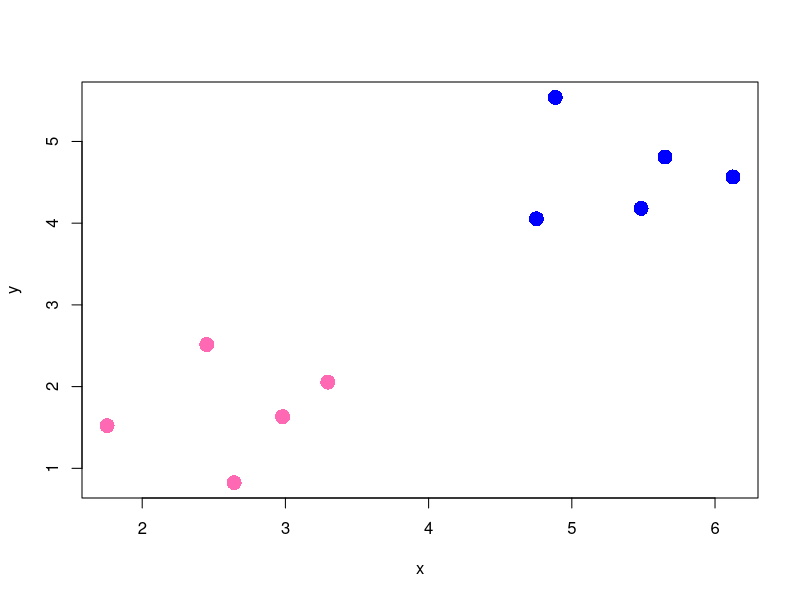
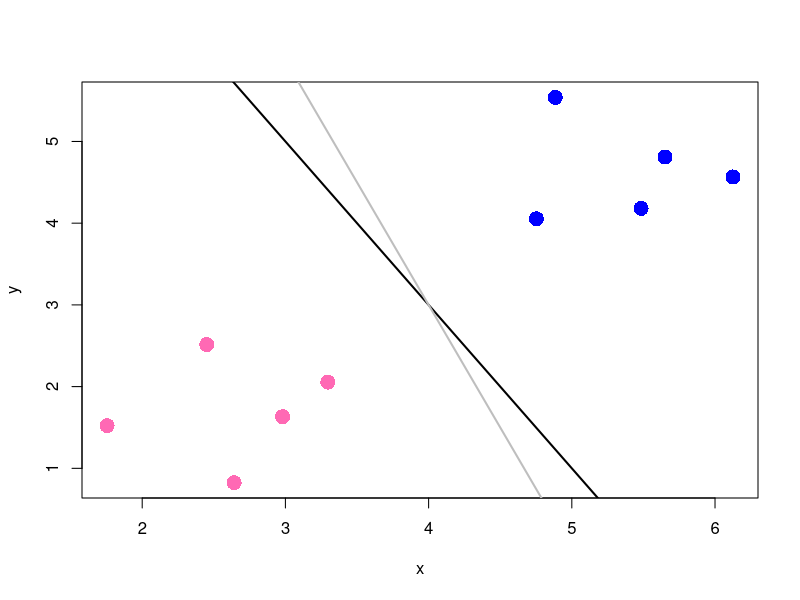
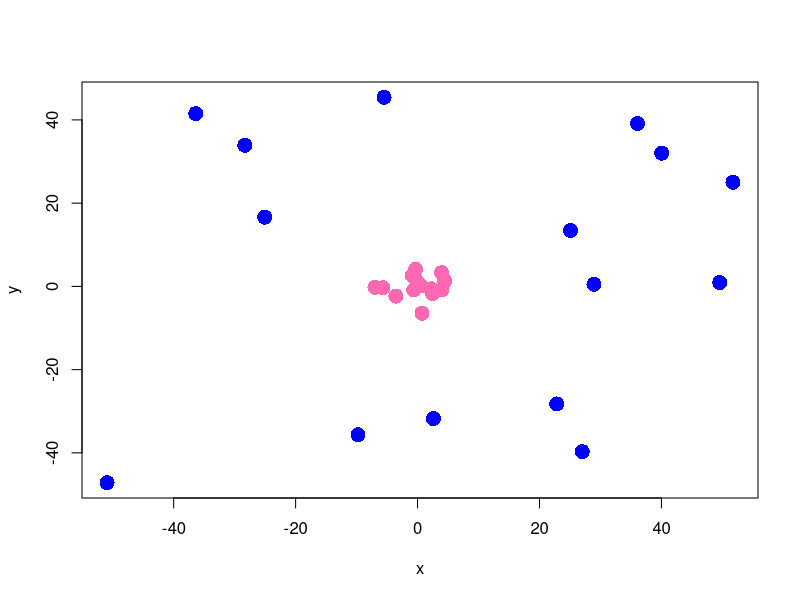
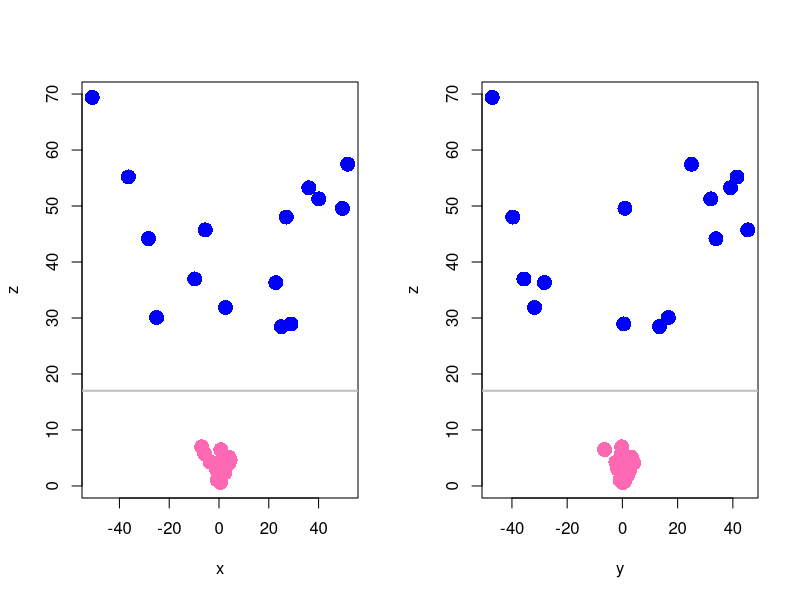
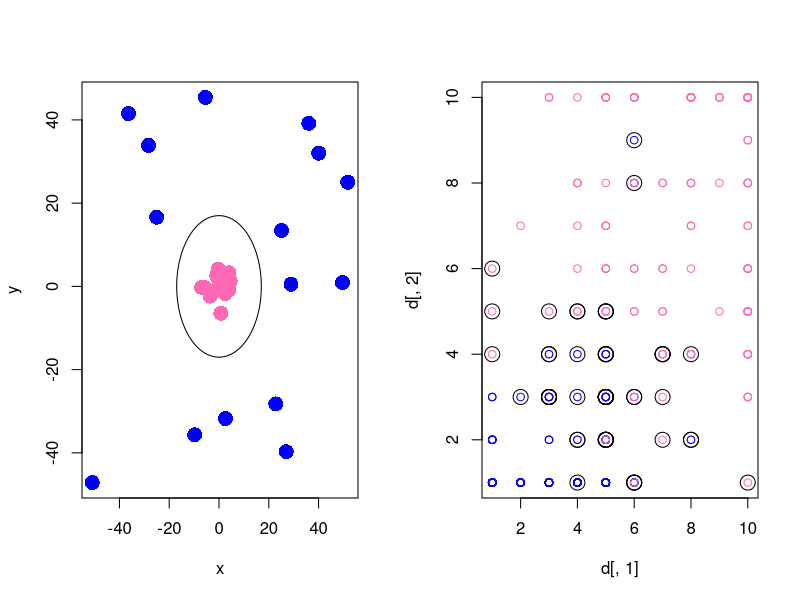
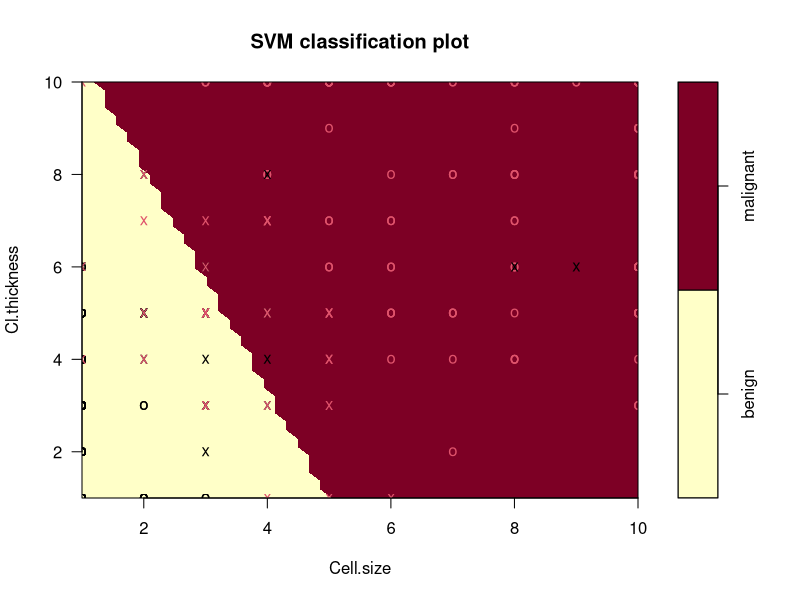

The R script that drew these images, in order:
## ---- chunk 1
knitr::opts_chunk$set(echo = TRUE, root.dir = "~/dropbox/github/csslab2019/lab03/")
## ---- chunk 2
set.seed(0406)
x <- c(rnorm(5, 2, .5), rnorm(5, 5, .5))
y <- c(rnorm(5, 2, .5), rnorm(5, 5, .5))
plot(x = x, y = y, col = c(rep("hotpink", 5), rep("blue", 5)), pch = 16, cex = 2)
## ---- chunk 3
plot(x = x, y = y, col = c(rep("hotpink", 5), rep("blue", 5)), pch = 16, cex = 2)
abline(11,-2, lwd = 2)
abline(15,-3, col = "grey", lwd = 2)
## ---- chunk 4
set.seed(0406)
ang <- 2*pi*rnorm(30) #random angle
r <- c(2*rnorm(15, 2, 1), 10*rnorm(15, 5, 1)) #random radius (different bw classes)
x <- r * cos(ang) ## x coord
y <- r * sin(ang) ## y coord
plot(x = x, y = y, col = c(rep("hotpink", 15), rep("blue", 15)), pch = 16, cex = 2)
## ---- chunk 5
z <- sqrt(x^2 + y^2)
par(mfrow = c(1,2))
plot(x = x, y = z, col = c(rep("hotpink", 15), rep("blue", 15)), pch = 16, cex = 2)
abline(h = 17, col = "grey", lwd = 2)
plot(x = y, y = z, col = c(rep("hotpink", 15), rep("blue", 15)), pch = 16, cex = 2)
abline(h = 17, col = "grey", lwd = 2)
## ---- chunk 6
plot(x = x, y = y, col = c(rep("hotpink", 15), rep("blue", 15)), pch = 16, cex = 2)
radius <- 17
theta <- seq(0, 2*pi, length = 200)
lines(x = radius * cos(theta), y = radius * sin(theta))
## ---- chunk 7
library(mlbench)
data(BreastCancer)
table(BreastCancer$Class)
## ---- chunk 8
library(e1071)
set.seed(0406)
BreastCancer <- BreastCancer[complete.cases(BreastCancer), ]
train_idx <- sample(1:nrow(BreastCancer), 400)
test_idx <- (1:nrow(BreastCancer))[-train_idx]
d <- BreastCancer[train_idx, c(2,3,11)]
d[,1] <- as.numeric(d[,1])
d[,2] <- as.numeric(d[,2])
mod <- svm(Class ~ ., data = d, kernel = 'linear')
#str(mod)
## ---- chunk 9
plot(x = d[,1], y = d[,2], col = ifelse(d$Class == "benign", "blue", "hotpink"))
points(t(t(mod$SV) * mod$x.scale[['scaled:scale']] + mod$x.scale[['scaled:center']]), cex = 2)
plot(mod, d)
